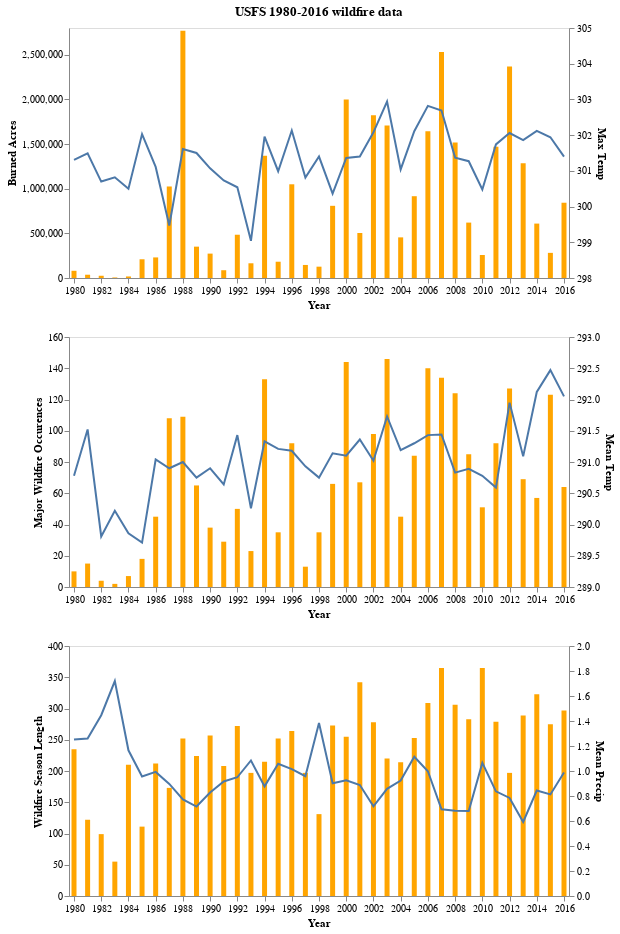

Notebook cell for this chart:
### Code cell
gridchart=(layer1 & layer2 & layer3).configure_axis(grid=False)
#alt.vconcat(layer1,layer2,layer3,title="US Forest Service Wildfire 1980-2016").configure_axis(grid=False)

gridchart#.save('wildfire_charts.html')

### Figure 1 — Vega-Lite specification as saved in the notebook (floating-point values rounded to 4 significant figures)
{"$schema": "https://vega.github.io/schema/vega-lite/v2.6.0.json", "config": {"axis": {"grid": false}, "view": {"height": 300, "width": 400}}, "datasets": {"data-90b028aa721197f1785b62443f5450a8": [{"Max Temp": 301.3, "Mean Precip": 1.251, "Mean Temp": 290.8, "YEAR": 1980, "event_count": 10, "season_length": 235, "total_acre": 80857}, {"Max Temp": 301.5, "Mean Precip": 1.26, "Mean Temp": 291.5, "YEAR": 1981, "event_count": 15, "season_length": 122, "total_acre": 36753}, {"Max Temp": 300.7, "Mean Precip": 1.446, "Mean Temp": 289.8, "YEAR": 1982, "event_count": 4, "season_length": 99, "total_acre": 25154}, {"Max Temp": 300.8, "Mean Precip": 1.72, "Mean Temp": 290.2, "YEAR": 1983, "event_count": 2, "season_length": 55, "total_acre": 5992}, {"Max Temp": 300.5, "Mean Precip": 1.166, "Mean Temp": 289.9, "YEAR": 1984, "event_count": 7, "season_length": 210, "total_acre": 17385}, {"Max Temp": 302.0, "Mean Precip": 0.9557, "Mean Temp": 289.7, "YEAR": 1985, "event_count": 18, "season_length": 111, "total_acre": 209735}, {"Max Temp": 301.1, "Mean Precip": 0.9929, "Mean Temp": 291.0, "YEAR": 1986, "event_count": 45, "season_length": 212, "total_acre": 230487}, {"Max Temp": 299.5, "Mean Precip": 0.8969, "Mean Temp": 290.9, "YEAR": 1987, "event_count": 108, "season_length": 173, "total_acre": 1025011}, {"Max Temp": 301.6, "Mean Precip": 0.772, "Mean Temp": 291.0, "YEAR": 1988, "event_count": 109, "season_length": 252, "total_acre": 2770000.0}, {"Max Temp": 301.5, "Mean Precip": 0.7157, "Mean Temp": 290.7, "YEAR": 1989, "event_count": 65, "season_length": 224, "total_acre": 351100.0}, {"Max Temp": 301.1, "Mean Precip": 0.8283, "Mean Temp": 290.9, "YEAR": 1990, "event_count": 38, "season_length": 257, "total_acre": 273200.0}, {"Max Temp": 300.7, "Mean Precip": 0.9159, "Mean Temp": 290.6, "YEAR": 1991, "event_count": 29, "season_length": 208, "total_acre": 87064}, {"Max Temp": 300.5, "Mean Precip": 0.95, "Mean Temp": 291.4, "YEAR": 1992, "event_count": 50, "season_length": 272, "total_acre": 484600.0}, {"Max Temp": 299.0, "Mean Precip": 1.085, "Mean Temp": 290.3, "YEAR": 1993, "event_count": 23, "season_length": 197, "total_acre": 164824}, {"Max Temp": 302.0, "Mean Precip": 0.8769, "Mean Temp": 291.3, "YEAR": 1994, "event_count": 133, "season_length": 215, "total_acre": 1369000.0}, {"Max Temp": 301.0, "Mean Precip": 1.058, "Mean Temp": 291.2, "YEAR": 1995, "event_count": 35, "season_length": 252, "total_acre": 182363}, {"Max Temp": 302.1, "Mean Precip": 1.016, "Mean Temp": 291.2, "YEAR": 1996, "event_count": 92, "season_length": 264, "total_acre": 1050000.0}, {"Max Temp": 300.8, "Mean Precip": 0.9581, "Mean Temp": 290.9, "YEAR": 1997, "event_count": 13, "season_length": 197, "total_acre": 146080}, {"Max Temp": 301.4, "Mean Precip": 1.383, "Mean Temp": 290.7, "YEAR": 1998, "event_count": 35, "season_length": 131, "total_acre": 127000.0}, {"Max Temp": 300.4, "Mean Precip": 0.9015, "Mean Temp": 291.1, "YEAR": 1999, "event_count": 66, "season_length": 273, "total_acre": 808468}, {"Max Temp": 301.4, "Mean Precip": 0.9252, "Mean Temp": 291.1, "YEAR": 2000, "event_count": 144, "season_length": 255, "total_acre": 1999000.0}, {"Max Temp": 301.4, "Mean Precip": 0.8883, "Mean Temp": 291.4, "YEAR": 2001, "event_count": 67, "season_length": 342, "total_acre": 503900.0}, {"Max Temp": 302.1, "Mean Precip": 0.7173, "Mean Temp": 291.0, "YEAR": 2002, "event_count": 98, "season_length": 278, "total_acre": 1822000.0}, {"Max Temp": 302.9, "Mean Precip": 0.8578, "Mean Temp": 291.7, "YEAR": 2003, "event_count": 146, "season_length": 220, "total_acre": 1707000.0}, {"Max Temp": 301.0, "Mean Precip": 0.9235, "Mean Temp": 291.2, "YEAR": 2004, "event_count": 45, "season_length": 214, "total_acre": 455000.0}, {"Max Temp": 302.1, "Mean Precip": 1.114, "Mean Temp": 291.3, "YEAR": 2005, "event_count": 84, "season_length": 253, "total_acre": 916100.0}, {"Max Temp": 302.8, "Mean Precip": 0.9978, "Mean Temp": 291.4, "YEAR": 2006, "event_count": 140, "season_length": 309, "total_acre": 1643000.0}, {"Max Temp": 302.7, "Mean Precip": 0.6935, "Mean Temp": 291.4, "YEAR": 2007, "event_count": 134, "season_length": 365, "total_acre": 2530000.0}, {"Max Temp": 301.4, "Mean Precip": 0.6829, "Mean Temp": 290.8, "YEAR": 2008, "event_count": 124, "season_length": 306, "total_acre": 1518000.0}, {"Max Temp": 301.3, "Mean Precip": 0.6806, "Mean Temp": 290.9, "YEAR": 2009, "event_count": 85, "season_length": 283, "total_acre": 620600.0}, {"Max Temp": 300.5, "Mean Precip": 1.065, "Mean Temp": 290.8, "YEAR": 2010, "event_count": 51, "season_length": 365, "total_acre": 257600.0}, {"Max Temp": 301.7, "Mean Precip": 0.8372, "Mean Temp": 290.6, "YEAR": 2011, "event_count": 92, "season_length": 279, "total_acre": 1471000.0}, {"Max Temp": 302.1, "Mean Precip": 0.7844, "Mean Temp": 291.9, "YEAR": 2012, "event_count": 127, "season_length": 197, "total_acre": 2368000.0}, {"Max Temp": 301.9, "Mean Precip": 0.5922, "Mean Temp": 291.1, "YEAR": 2013, "event_count": 69, "season_length": 289, "total_acre": 1285000.0}, {"Max Temp": 302.1, "Mean Precip": 0.8441, "Mean Temp": 292.1, "YEAR": 2014, "event_count": 57, "season_length": 323, "total_acre": 609400.0}, {"Max Temp": 301.9, "Mean Precip": 0.8126, "Mean Temp": 292.5, "YEAR": 2015, "event_count": 123, "season_length": 275, "total_acre": 281600.0}, {"Max Temp": 301.4, "Mean Precip": 0.988, "Mean Temp": 292.0, "YEAR": 2016, "event_count": 64, "season_length": 297, "total_acre": 843000.0}]}, "vconcat": [{"layer": [{"data": {"name": "data-90b028aa721197f1785b62443f5450a8"}, "encoding": {"tooltip": [{"field": "total_acre", "type": "quantitative"}, {"field": "Max Temp", "type": "quantitative"}], "x": {"axis": {"format": ".0f", "title": "Year"}, "field": "YEAR", "scale": {"domain": [1980, 2016], "zero": false}, "type": "quantitative"}, "y": {"axis": {"title": "Burned Acres"}, "field": "total_acre", "type": "quantitative"}}, "height": 250, "mark": {"color": "orange", "type": "bar"}, "title": "USFS 1980-2016 wildfire data", "width": 500}, {"data": {"name": "data-90b028aa721197f1785b62443f5450a8"}, "encoding": {"tooltip": [{"field": "total_acre", "type": "quantitative"}, {"field": "Max Temp", "type": "quantitative"}], "x": {"axis": {"format": ".0f", "title": "Year"}, "field": "YEAR", "scale": {"domain": [1980, 2016], "zero": false}, "type": "quantitative"}, "y": {"field": "Max Temp", "scale": {"domain": [298, 305]}, "type": "quantitative"}}, "height": 250, "mark": "line", "title": "USFS 1980-2016 wildfire data", "width": 500}], "resolve": {"scale": {"x": "shared", "y": "independent"}}}, {"layer": [{"data": {"name": "data-90b028aa721197f1785b62443f5450a8"}, "encoding": {"tooltip": [{"field": "event_count", "type": "quantitative"}, {"field": "Mean Temp", "type": "quantitative"}], "x": {"axis": {"format": ".0f", "title": "Year"}, "field": "YEAR", "scale": {"domain": [1980, 2016], "zero": false}, "type": "quantitative"}, "y": {"axis": {"title": "Major Wildfire Occurences"}, "field": "event_count", "type": "quantitative"}}, "height": 250, "mark": {"color": "orange", "type": "bar"}, "width": 500}, {"data": {"name": "data-90b028aa721197f1785b62443f5450a8"}, "encoding": {"tooltip": [{"field": "event_count", "type": "quantitative"}, {"field": "Mean Temp", "type": "quantitative"}], "x": {"axis": {"format": ".0f", "title": "Year"}, "field": "YEAR", "scale": {"domain": [1980, 2016], "zero": false}, "type": "quantitative"}, "y": {"field": "Mean Temp", "scale": {"domain": [289, 293]}, "type": "quantitative"}}, "height": 250, "mark": "line", "width": 500}], "resolve": {"scale": {"x": "shared", "y": "independent"}}}, {"layer": [{"data": {"name": "data-90b028aa721197f1785b62443f5450a8"}, "encoding": {"tooltip": [{"field": "season_length", "type": "quantitative"}, {"field": "Mean Precip", "type": "quantitative"}], "x": {"axis": {"format": ".0f", "title": "Year"}, "field": "YEAR", "scale": {"domain": [1980, 2016], "zero": false}, "type": "quantitative"}, "y": {"axis": {"title": "Wildfire Season Length"}, "field": "season_length", "type": "quantitative"}}, "height": 250, "mark": {"color": "orange", "type": "bar"}, "width": 500}, {"data": {"name": "data-90b028aa721197f1785b62443f5450a8"}, "encoding": {"tooltip": [{"field": "season_length", "type": "quantitative"}, {"field": "Mean Precip", "type": "quantitative"}], "x": {"axis": {"format": ".0f", "title": "Year"}, "field": "YEAR", "scale": {"domain": [1980, 2016], "zero": false}, "type": "quantitative"}, "y": {"field": "Mean Precip", "scale": {"domain": [0, 2]}, "type": "quantitative"}}, "height": 250, "mark": "line", "width": 500}], "resolve": {"scale": {"x": "shared", "y": "independent"}}}]}
